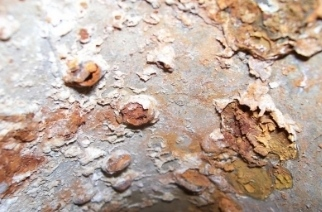
#> input picture Project/Test-images/image_1.jpg, 322 x 212 px, found by its file name
$ python NK.py
#> lines starting #> are read from the running program, lines starting #| are printed output that depends on the picture; long printed decimals are rounded
from PIL import Image
import numpy as np
import scipy
from scipy import stats
import cv2
import skimage
from skimage.measure import shannon_entropy
import matplotlib.pyplot as plt
import pandas as pd

image=cv2.imread(r"C:\Users\Pavan\Desktop\Project\image_1.jpg")
#> image is the input picture: shape (212, 322, 3); mean B, G, R 158, 169.9, 189.4
b,g,r=cv2.split(image)
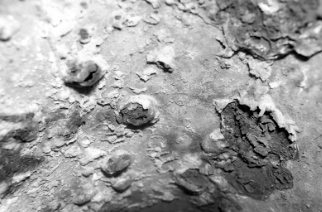
#> b: shape (212, 322); min 0, max 255, mean 158
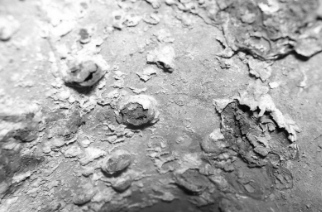
#> g: shape (212, 322); min 4, max 255, mean 169.9
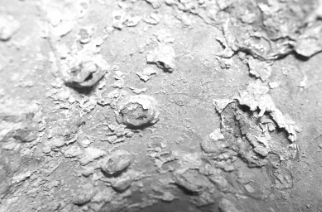
#> r: shape (212, 322); min 26, max 255, mean 189.4
rgb_img=cv2.merge([r,g,b])
plt.imshow(rgb_img)
plt.imshow(image)
red=image[:,:,2]
Mean=list()
Range=list()
Deviation=list()
Entropy=list()
Skewness=list()
Kurtosis=list()
#print(red)


r1=r.mean()
#> r1 = 189.4
Mean.append(r1)
r2=skimage.measure.shannon_entropy(r,base=10)
#> r2 = 2.2
Entropy.append(r2)
r3=r.std()
#> r3 = 44.43
Deviation.append(r3)
r4=np.ptp(r)
#> r4 = 229
Range.append(r4)
t=scipy.stats.skew(r)
#> t = 322 values, max -0.0255 at index 231, min -1.56 at index 191, mean -0.816
#print(b)
r5=t.mean()
#> r5 = -0.816
Skewness.append(r5)
c=scipy.stats.kurtosis(r,axis=0,fisher=False)
#> c = 322 values, max 5.63 at index 300, min 2.07 at index 262, mean 3.26
#print(c)
r6=c.mean()
#> r6 = 3.26
Kurtosis.append(r6)

g1=g.mean()
#> g1 = 169.9
Mean.append(g1)
g2=skimage.measure.shannon_entropy(g,base=10)
#> g2 = 2.29
Entropy.append(g2)
g3=g.std()
#> g3 = 51.1
Deviation.append(g3)
g4=np.ptp(g)
#> g4 = 251
Range.append(g4)
e=scipy.stats.skew(g)
#> e = 322 values, max 0.269 at index 231, min -1.27 at index 183, mean -0.642
#print(b)
g5=e.mean()
#> g5 = -0.642
Skewness.append(g5)
f=scipy.stats.kurtosis(g,axis=0,fisher=False)
#> f = 322 values, max 5.23 at index 319, min 1.83 at index 225, mean 2.89
#print(c)
g6=f.mean()
#> g6 = 2.89
Kurtosis.append(g6)

b1=b.mean()
#> b1 = 158
Mean.append(b1)
b2=skimage.measure.shannon_entropy(b,base=10)
#> b2 = 2.33
Entropy.append(b2)
b3=b.std()
#> b3 = 57.31
Deviation.append(b3)
b4=np.ptp(b)
#> b4 = 255
Range.append(b4)
h=scipy.stats.skew(b)
#> h = 322 values, max 0.519 at index 237, min -1.33 at index 321, mean -0.554
#print(b)
b5=h.mean()
#> b5 = -0.554
Skewness.append(b5)
i=scipy.stats.kurtosis(b,axis=0,fisher=False)
#> i = 322 values, max 6.37 at index 321, min 1.85 at index 225, mean 2.74
#print(c)
b6=i.mean()
#> b6 = 2.74
Kurtosis.append(b6)

print(Mean)
#| [189.417, 169.909, 158.045]
print(Entropy)
#| [2.204, 2.287, 2.335]
print(Deviation)
#| [44.434, 51.103, 57.306]
print(Range)
#| [229, 251, 255]
print(Skewness)
#| [-0.8158, -0.6419, -0.5538]
print(Kurtosis)
#| [3.262, 2.894, 2.736]


#df1= pd.DataFrame(Mean, columns = ['Mean_R', 'Mean_G','Mean_B'])
df1= pd.DataFrame([Mean])
#> df1 = table of 1 rows and 3 columns
df1.columns =['Mean_R', 'Mean_G','Mean_B']

df2= pd.DataFrame([Deviation])
#> df2 = table of 1 rows and 3 columns
df2.columns =['Standard_deviation_R', 'Standard_deviation_G','Standard_deviation_B']

df3= pd.DataFrame([Skewness])
#> df3 = table of 1 rows and 3 columns
df3.columns =['Skewness_R', 'Skewness_G','Skewness_B']

df4= pd.DataFrame([Kurtosis])
#> df4 = table of 1 rows and 3 columns
df4.columns =['Kurtosis_R', 'Kurtosis_G','Kurtosis_B']

df5= pd.DataFrame([Entropy])
#> df5 = table of 1 rows and 3 columns
df5.columns =['Entropy_R', 'Entropy_G','Entropy_B']

df6= pd.DataFrame([Range])
#> df6 = table of 1 rows and 3 columns
df6.columns =['Range_R', 'Range_G','Range_B']

frames = [df1, df2, df3, df4, df5, df6]
result = pd.concat(frames, axis=1, sort=False)
#> result = table of 1 rows and 18 columns
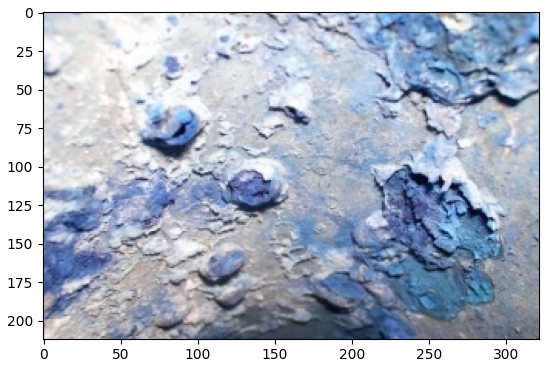
#> figure drawn by matplotlib, 1 panel; B, G, R data is drawn as R, G, B

$ run again, with Project/Test-images/image_2.jpg copied over Project/Test-images/image_1.jpg
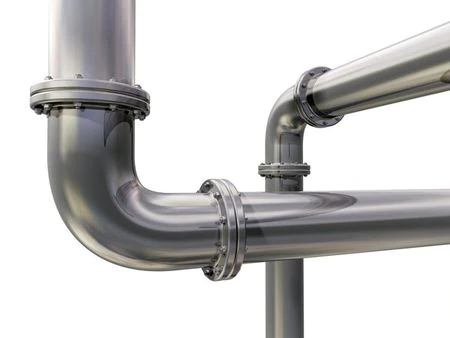
#> input picture Project/Test-images/image_2.jpg, 450 x 338 px, found by its file name
#> image is the input picture: shape (338, 450, 3); mean B, G, R 202.9, 203.2, 204.1
#> r1 = 204.1
#> r2 = 1.26
#> r3 = 70.01
#> r4 = 255
#> r5 = nan
#> g1 = 203.2
#> g2 = 1.27
#> g3 = 70.54
#> g4 = 255
#> g5 = nan
#> b1 = 202.9
#> b2 = 1.31
#> b3 = 70.74
#> b4 = 255
#> b5 = nan
#| [204.061, 203.215, 202.920]
#| [1.260, 1.265, 1.312]
#| [70.015, 70.540, 70.735]
#| [255, 255, 255]
#| [nan, nan, nan]
#| [nan, nan, nan]
#> df1 = table of 1 rows and 3 columns
#> result = table of 1 rows and 18 columns
#> `result = pd.concat(frames, axis=1, sort=False)`:
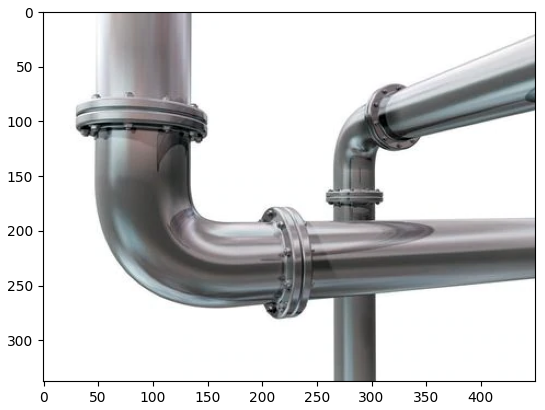
#> figure drawn by matplotlib, 1 panel; B, G, R data is drawn as R, G, B
